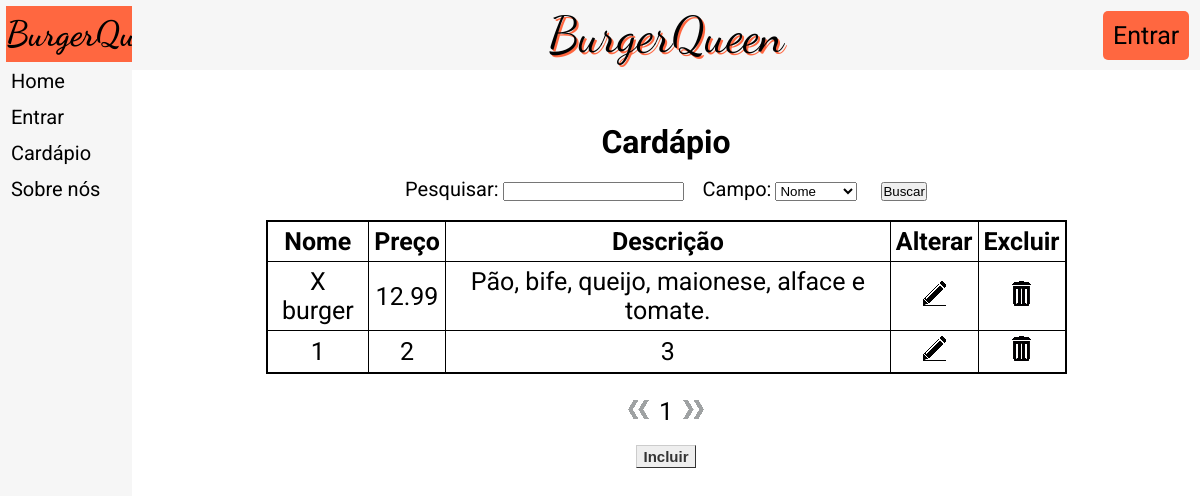
/cardapio/consultar.php, run on the app's committed database.
### tables this page shows
CREATE TABLE IF NOT EXISTS `tb_produto` (
  `codigo_produto` int(3) NOT NULL AUTO_INCREMENT,
  `nome_produto` varchar(30) NOT NULL,
  `preco_produto` float NOT NULL,
  `descricao_produto` varchar(300) NOT NULL,
  PRIMARY KEY (`codigo_produto`)
);

### cardapio/consultar.php (the view, shortened to what this page needs)
<!DOCTYPE html>
<html lang="pt-br">
	<head>
        <link rel="stylesheet" href="../index.css">
	</head>
	<body>
    <table>
    <tr>
        <td id="ContMenu">
            <table id="TabelaMenu">
                <thead>
                <tr><th id="NomeMenu">
                    <a href="../">BurgerQueen</a>
                </th></tr>
                </thead>
                <tbody>
                <tr><td  class="ItemMenu">
                    <a href="../">Home</a>
                </td></tr>
                <tr><td  class="ItemMenu">
                    <a href="../login/">Entrar</a>
                </td></tr>
                <tr><td  class="ItemMenu">
                    <a href="../cardapio/">Cardápio</a>
                </td></tr>
                <tr><td  class="ItemMenu">
                    <a href="../sobre/">Sobre nós</a>
                </td></tr>
                </tbody>
            </table>
        </td>
        <td id="ContSite">
            <nav>
                <a href="../" id="NomeSite">BurgerQueen</a>
                <a href="../login/incluir/" id="BotaoLogin"><div>Entrar</div></a>
            </nav>
                <div class="DivCadastrados">
                    <?php
                        require_once"../app/conexao.php";
                        try
                        {
                            $ComandoSQL = "select*from tb_produto";
                            $bq = $conexao->query($ComandoSQL);
                            echo"<h1 class='TituloCadastrados'>Cardápio</h1>
                            <form method='POST' action='./pesquisa/' name='form_pesquisa'>
                                <label for='pesquisa' class='LabelPesquisa'>Pesquisar:</label>
                                <input name='pesquisa' type='text' id='pesquisa' required='required' class='InputPesquisa'>
                                <label for='campo' class='LabelPesquisa'>Campo:</label>
                                <select name='campo' id='campo' class='InputPesquisa'>
                                    <option value='nome'>Nome</option>
                                    <option value='preco'>Preço</option>
                                    <option value='descricao'>Descrição</option>
                                </select>
                                <input type='submit' value='Buscar' id='BotaoPesquisar'>
                                <br><br>
                            </form>
                            <table class='TabelaCadastrados'>
                            <tr>
                                <th class='THTabelaCadastrados'>Nome</th>
                                <th class='THTabelaCadastrados'>Preço</th>
                                <th class='THTabelaCadastrados'>Descrição</th>
                                <th class='THTabelaCadastrados'>Alterar</th>
                                <th class='THTabelaCadastrados'>Excluir</th>
                            </tr>
                            ";
                            $linhas = $bq->rowCount();
                            $pagina = $_GET['pag'];
                            $contador=0;
                            while ($i = $bq->fetch(PDO::FETCH_OBJ)) {
                                if($contador>=$pagina*5 && $contador<($pagina*5+5)){
                                    echo"<tr>
                                    <td class='TDTabelaCadastrados'>".$i->nome_produto."</td>
                                    <td class='TDTabelaCadastrados'>".$i->preco_produto."</td>
                                    <td class='TDTabelaCadastrados'>".$i->descricao_produto."</td>
                                    <td class='TDTabelaCadastrados'><a href='./alterar/index.php?cd=".$i->codigo_produto."&&re=".$pagina."'><img src='../imagens/editar.png' class='Alterar'></a></td>
                                    <td class='TDTabelaCadastrados'><a href='../app/excluir_produto.php?cd=".$i->codigo_produto."&&re=".$pagina."'><img src='../imagens/excluir.png' class='Excluir'></a></td>
                                    </tr>";
                                }
                                $contador++;
                            }
                            echo"</table><br><br>";
                            if($pagina>0){
                                $voltar=$pagina-1;
                                echo"<a href='./consultar.php?pag=".$voltar."' class='Seta'><img src='../imagens/voltar.png' class='Seta'></a>";
                            }else{
                                echo"<img src='../imagens/NVoltar.png' class='SetaApagada'>";
                            }
                            $proximo=$pagina+1;
                            echo "<span class='npag'>".$proximo."</span>";
                            if($proximo>=$linhas/5){
                                echo"<img src='../imagens/NProximo.png' class='SetaApagada'>";
                            }else{
                                echo"<a href='./consultar.php?pag=".$proximo."' class='Seta'><img src='../imagens/proximo.png' class='Seta'></a>";
                            }
                            echo"<br><br><a href='incluir/' id='botao'>Incluir</a>";
                        } catch (PDOException $e) {
                            echo"erro";
                        }
                    ?>
                </div>
        </td>
    </tr>
    </table>
	</body>
</html>

### index.css (style rules this page uses)
* { padding: 0px; margin: 0px; color: #000000; }
body { font-family: 'Roboto', sans-serif; }
a { text-decoration: none; display: block; }
#ContMenu { background-color: #f6f6f6; position: fixed; top: 0px; left: 0px; height: 100%; width: 11%; }
#ContSite { background-color: #ffffff; position: absolute; top: 0px; left: 11%; height: 100%; width: 89%; }
#TabelaMenu { width: 94%; margin: 3%; font-size: 20px; }
#NomeMenu { background-color: #ff6740; padding-top: 7px; padding-bottom: 7px; font-family: 'Dancing Script', cursive; font-size: 35px; }
.ItemMenu { padding-top: 5px; padding-bottom: 5px; padding-left: 5px; }
nav { background-color: #f6f6f6; padding: 5px; text-align: center; }
#NomeSite { font-family: 'Dancing Script', cursive; font-size: 50px; display: inline; text-shadow: 2px 2px #ff6740; }
#BotaoLogin { display: inline-block; background-color: #ff6740; padding: 10px; border-radius: 5px; font-size: 25px; position: absolute; top: 1%; right: 1%; }
#botao { display: inline-block; font: bold 15px Arial; text-decoration: none; background-color: #EEEEEE; color: #333333; padding: 2px 6px 2px 6px; border-top: 1px solid #CCCCCC; border-right: 1px solid #333333; border-bottom: 1px solid #333333; border-left: 1px solid #CCCCCC; }
.DivCadastrados { position: relative; margin-left: 12.5%; margin-right: 12.5%; width: 75%; text-align: center; padding-top: 5%; }
.TabelaCadastrados { display: inline-block; border: 1px solid black; border-collapse: collapse; font-size: 25px; }
.TituloCadastrados { margin-bottom: 2%; }
.THTabelaCadastrados { border: 1px solid black; padding: 5px; }
.TDTabelaCadastrados { border: 1px solid black; padding: 5px; }
.npag { font-size: 25px; margin-left: 10px; margin-right: 10px; }
.Alterar, .Excluir { display: inline-block; }
.Seta, .SetaApagada { display: inline-block; }
.LabelPesquisa { font-size: 20px; }
.InputPesquisa { margin-right: 15px; }
#BotaoPesquisar { margin-left: 5px; }

### data on the page
tb_produto: nome_produto "X burger", preco_produto "12.99", descricao_produto "Pão, bife, queijo, maionese, alface e tomate."
tb_produto: nome_produto "1", preco_produto "2", descricao_produto "3"

### other printed values
$proximo "1"
